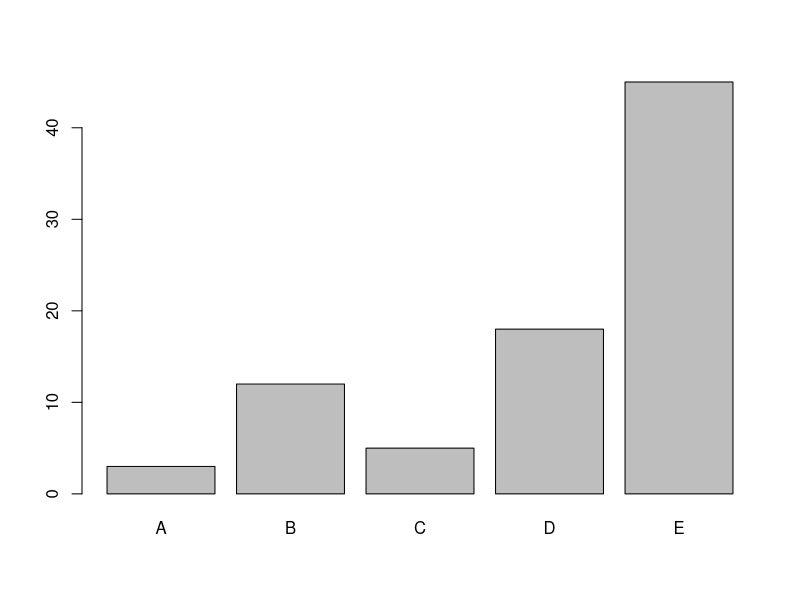

This chart was generated by the following R code:
# Title: bar
# Author: Bolun Xu
# Version: 1.0
# Date: 2025/3/28
# Description: barplot 柱状图 基本


data <- data.frame(
  name=c("A","B","C","D","E") ,
  value=c(3,12,5,18,45)
)

barplot(height = data$value, names = data$name)